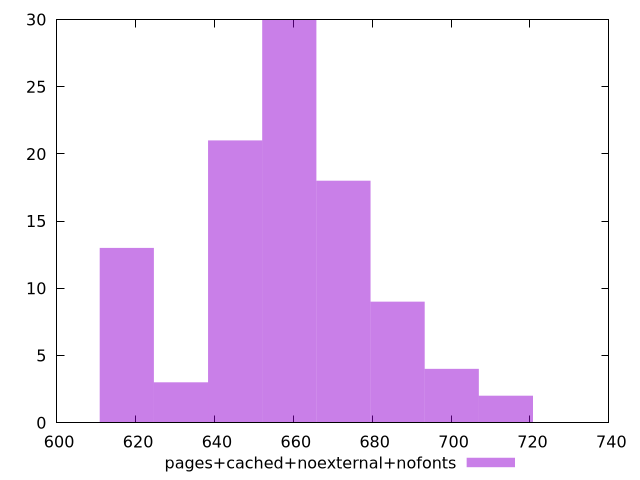

This chart was generated by the following gnuplot code:
$_pagesCachedNoexternalNofonts <<EOF
645.2524271424157 21
617.7948770512492 13
658.9812021879991 30
672.7099772335823 18
700.167527324749 4
713.8963023703324 2
631.5236520968324 3
686.4387522791657 9
EOF
set key outside below
set terminal pngcairo
set output "report_00005_2020-11-02T22-26-11.212Z/mainthread-work-breakdown/pages+cached+noexternal+nofonts//raw_hist.png"
set yrange [0:30]
set boxwidth 13.728775045583314
set style fill transparent solid 0.5 noborder
plot $_pagesCachedNoexternalNofonts title "pages+cached+noexternal+nofonts" with boxes ,
